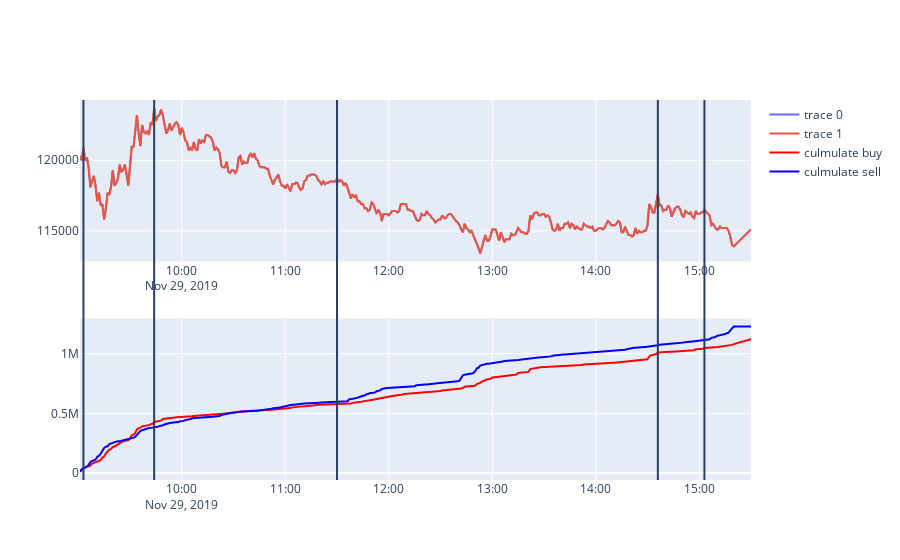

Notebook code cell kept with this figure:
### Code cell
from plotly.subplots import make_subplots

fig = make_subplots(rows=2, cols=1)

fig.add_trace(go.Scatter(x=df['date'], y=df['avg'], mode='lines'))
fig.add_trace(go.Scatter(x=df['date'], y=df['close_price'], mode='lines'))
fig.add_trace(go.Scatter(x=df['date'], y=df['cum_buy_volume'], name='culmulate buy', line=dict(color='red')), row=2, col=1)
fig.add_trace(go.Scatter(x=df['date'], y=df['cum_sell_volume'], name='culmulate sell', line=dict(color='blue')), row=2, col=1)
d = df[df['minima'] == True]['date']
shapes = []
for date in d:
    shapes.append(dict(x0=date, x1=date, y0=0, y1=1, xref='x', yref='paper', line_width=2))
fig.update_layout(yaxis_tickformat='d', shapes=shapes)

### Figure 1 — Plotly figure (JSON) as saved in the notebook; plotly's stock layout.template omitted (floating-point values rounded to 4 significant figures; data arrays with more than 128 entries replaced by an {"elided": "..."} marker saying what was removed)
{"data": [{"mode": "lines", "type": "scatter", "x": {"elided": "381 str values"}, "y": {"elided": "381 int values"}}, {"mode": "lines", "type": "scatter", "x": {"elided": "381 str values"}, "y": {"elided": "381 int values"}}, {"line": {"color": "red"}, "name": "culmulate buy", "type": "scatter", "x": {"elided": "381 str values"}, "xaxis": "x2", "y": {"elided": "381 int values"}, "yaxis": "y2"}, {"line": {"color": "blue"}, "name": "culmulate sell", "type": "scatter", "x": {"elided": "381 str values"}, "xaxis": "x2", "y": {"elided": "381 int values"}, "yaxis": "y2"}], "layout": {"shapes": [{"line": {"width": 2}, "x0": "2019-11-29T09:03:00", "x1": "2019-11-29T09:03:00", "xref": "x", "y0": 0, "y1": 1, "yref": "paper"}, {"line": {"width": 2}, "x0": "2019-11-29T09:44:00", "x1": "2019-11-29T09:44:00", "xref": "x", "y0": 0, "y1": 1, "yref": "paper"}, {"line": {"width": 2}, "x0": "2019-11-29T11:30:00", "x1": "2019-11-29T11:30:00", "xref": "x", "y0": 0, "y1": 1, "yref": "paper"}, {"line": {"width": 2}, "x0": "2019-11-29T14:36:00", "x1": "2019-11-29T14:36:00", "xref": "x", "y0": 0, "y1": 1, "yref": "paper"}, {"line": {"width": 2}, "x0": "2019-11-29T15:03:00", "x1": "2019-11-29T15:03:00", "xref": "x", "y0": 0, "y1": 1, "yref": "paper"}], "xaxis": {"anchor": "y", "domain": [0, 1]}, "xaxis2": {"anchor": "y2", "domain": [0, 1]}, "yaxis": {"anchor": "x", "domain": [0.575, 1], "tickformat": "d"}, "yaxis2": {"anchor": "x2", "domain": [0, 0.425]}}}
